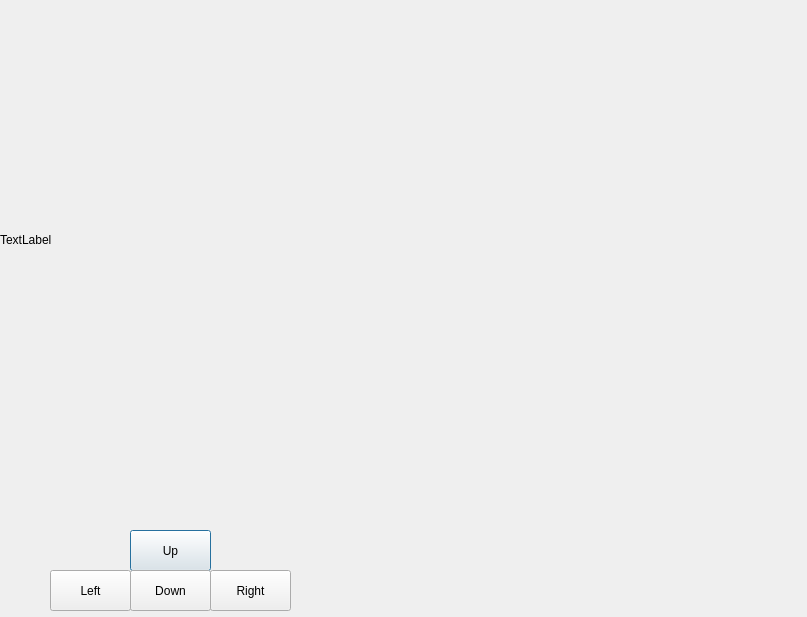
<?xml version="1.0" encoding="UTF-8"?>
<ui version="4.0">
 <class>DialogMain</class>
 <widget class="QDialog" name="DialogMain">
  <property name="geometry">
   <rect>
    <x>0</x>
    <y>0</y>
    <width>807</width>
    <height>617</height>
   </rect>
  </property>
  <property name="windowTitle">
   <string>ucGUI 3.98 模拟器 Qt版</string>
  </property>
  <widget class="QLabel" name="label">
   <property name="geometry">
    <rect>
     <x>0</x>
     <y>0</y>
     <width>800</width>
     <height>480</height>
    </rect>
   </property>
   <property name="text">
    <string>TextLabel</string>
   </property>
  </widget>
  <widget class="QPushButton" name="pushButtonUp">
   <property name="geometry">
    <rect>
     <x>130</x>
     <y>530</y>
     <width>81</width>
     <height>41</height>
    </rect>
   </property>
   <property name="text">
    <string>Up</string>
   </property>
  </widget>
  <widget class="QPushButton" name="pushButtonDown">
   <property name="geometry">
    <rect>
     <x>130</x>
     <y>570</y>
     <width>81</width>
     <height>41</height>
    </rect>
   </property>
   <property name="text">
    <string>Down</string>
   </property>
  </widget>
  <widget class="QPushButton" name="pushButtonRight">
   <property name="geometry">
    <rect>
     <x>210</x>
     <y>570</y>
     <width>81</width>
     <height>41</height>
    </rect>
   </property>
   <property name="text">
    <string>Right</string>
   </property>
  </widget>
  <widget class="QPushButton" name="pushButtonLeft">
   <property name="geometry">
    <rect>
     <x>50</x>
     <y>570</y>
     <width>81</width>
     <height>41</height>
    </rect>
   </property>
   <property name="text">
    <string>Left</string>
   </property>
  </widget>
 </widget>
 <resources/>
 <connections/>
</ui>
